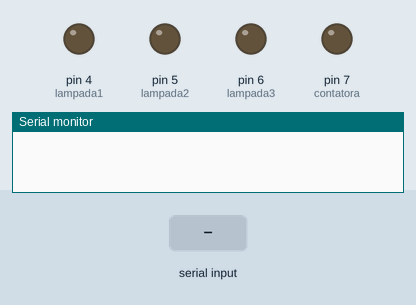
Simulated run of this sketch. Board: Arduino Uno, built with avr-gcc and run on an emulated ATmega328P. On the bench: output pins drawn as LEDs (lit = HIGH), the last lines printed to the serial monitor. The inputs (shaded band) are chosen by the test bench.

Above: at 1.2 s.
1.3 s: "q" received over Serial
At 2.0 s:
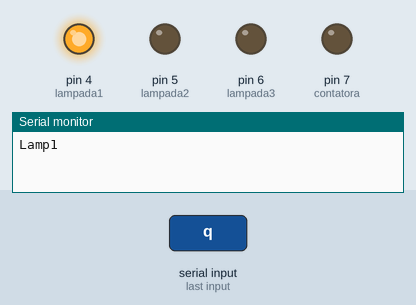
4.3 s: "r" received over Serial
At 5.5 s:
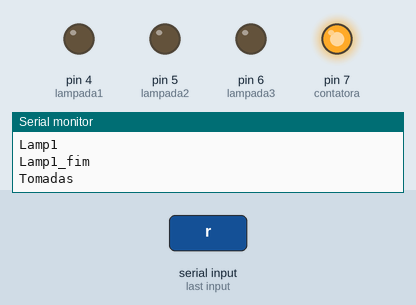
7.3 s: "w" received over Serial
At 7.8 s:
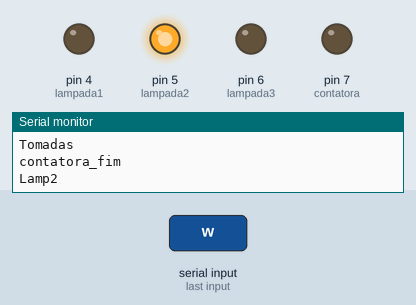
10.3 s: "e" received over Serial
At 11.3 s:
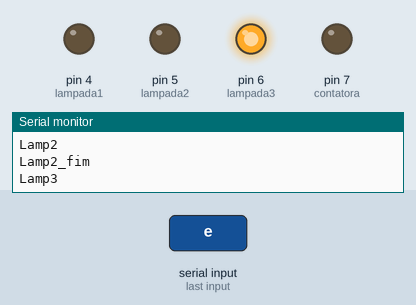
Timing chart, 0 to 13.8 s (numbered marks = the images above; inputs shaded):
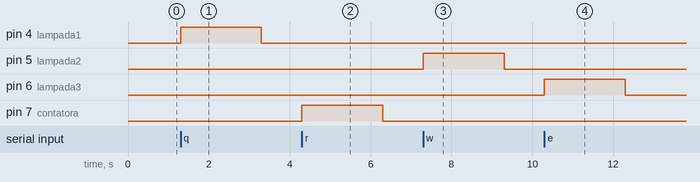

Measured:
- after the input at 1.3 s, pin 4 (lampada1): LOW → HIGH at once, → LOW 2.0 s later
- after the input at 4.3 s, pin 7 (contatora): LOW → HIGH at once, → LOW 2.0 s later
- after the input at 7.3 s, pin 5 (lampada2): LOW → HIGH at once, → LOW 2.0 s later
- after the input at 10.3 s, pin 6 (lampada3): LOW → HIGH at once, → LOW 2.0 s later

The sketch:

Testes_relays_4.ino
```cpp
/*  -- TESTE EM RELAYS --
 *  Autor: Matheus Dias
 * Início: 29/09/2018
 * Last_Att: 29/09/2018
 * Utilidade: Testar circuitos de acionamentode relays.
 *
 */

/*
boolean      8 bits    lógica true / false;
byte        8 bits    número sem sinal 0 a 255;
char        8 bits    número com sinal de -128 a 127;
unsigned char 8 bits    o mesmo que 'byte';
word      16 bits   número sem sinal 0 a 65535;
int       16 bits   número com sinal de -32768 a 32767;
unsigned int  16 bits   o mesmo que "word";
long      32 bits   número com sinal de -2.147.483.648 a 2.147.483.647;
unsigned long 32 bits   número sem sinal de 0 a 4,294,967,295;
float     32 bits   número com sinal de -3.4028235E38 para 3.4028235E38.
*/

void lamp_1();
void lamp_2();
void lamp_3();
void tomadas();

const byte lampada1 = 4;
const byte lampada2 = 5;
const byte lampada3 = 6;
const byte contatora = 7;

void setup(){
  pinMode(lampada1,OUTPUT);
  pinMode(lampada2,OUTPUT);
  pinMode(lampada3,OUTPUT);
  pinMode(contatora,OUTPUT);

  Serial.begin(9600);
}

void loop(){
  if(Serial.available()){
    char cmd = Serial.read(); // lê o valor digitado e enviado pela serial monitor.
    if(cmd == 'q'){
      Serial.println("Lamp1");
      lamp_1();
      cmd = 0;
    }

    if(cmd == 'w'){
      Serial.println("Lamp2");
      lamp_2();
      cmd = 0;
    }

    if(cmd == 'e'){
      Serial.println("Lamp3");
      lamp_3();
      cmd = 0;
    }

    if(cmd == 'r'){
      Serial.println("Tomadas");
      tomadas();
      cmd = 0;
    }

}
}
void lamp_1(){
  digitalWrite(lampada1, 1);
  delay(2000);
  digitalWrite(lampada1, 0);
  Serial.println("Lamp1_fim");
}
void lamp_2(){
  digitalWrite(lampada2, 1);
  delay(2000);
  digitalWrite(lampada2, 0);
  Serial.println("Lamp2_fim");
}

void lamp_3(){
  digitalWrite(lampada3, 1);
  delay(2000);
  digitalWrite(lampada3, 0);
  Serial.println("Lamp3_fim");
}

void tomadas(){
  digitalWrite(contatora, 1);
  delay(2000);
  digitalWrite(contatora, 0);
  Serial.println("contatora_fim");
}
```
